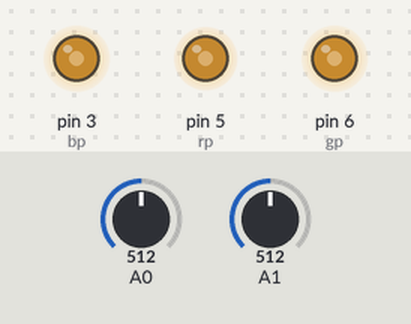
The sketch below on a simulated Arduino Uno, built with avr-gcc and run on an emulated ATmega328P. Shown: output pins drawn as LEDs (lit = HIGH). Inputs (shaded band) come from the test bench; at power-on: A1 = 512, A0 = 512. What the sketch prints to the serial monitor is not drawn.

Above: at 1.2 s.
1.3 s: A1 set to 394
At 2.5 s:
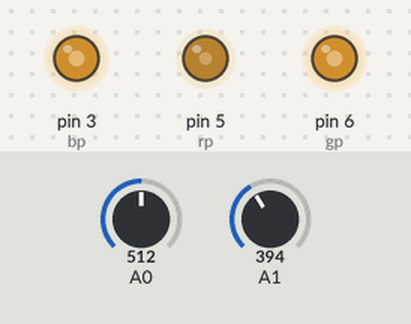
2.8 s: A0 set to 1023
At 3.7 s:
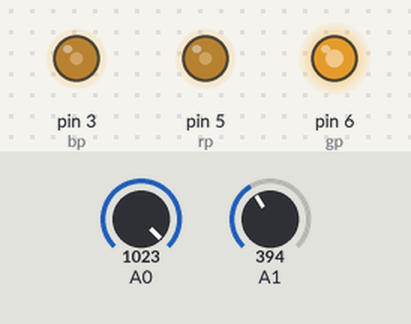
4.3 s: A1 set to 532
At 4.8 s:
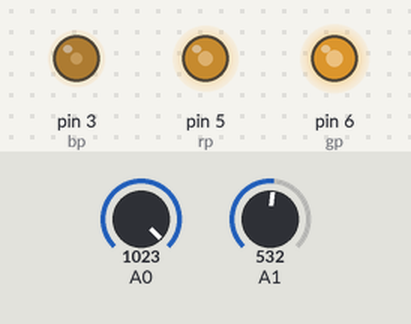
5.8 s: A0 set to 512
At 7.0 s:
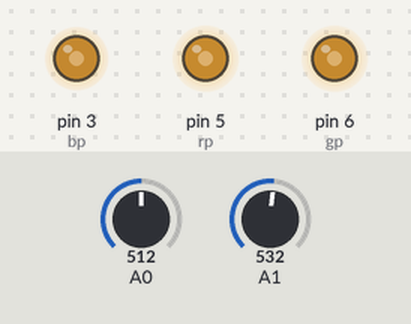
7.3 s: A0 set to 122
At 8.3 s:
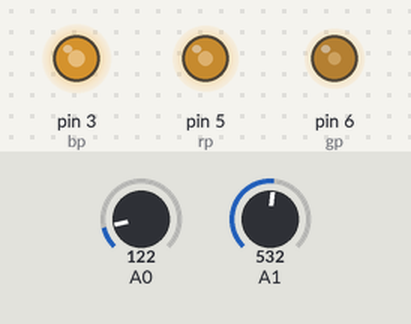
8.8 s: A1 set to 0
At 9.4 s:
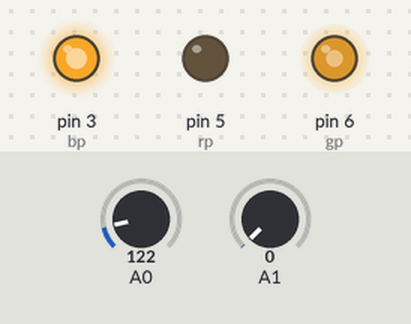
Timing chart, 0 to 11.3 s (numbered marks = the images above; inputs shaded):
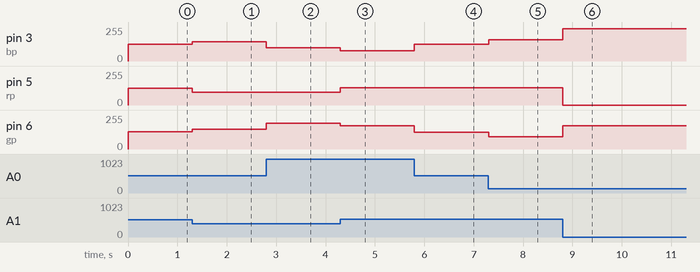

The sketch:

x_y_joystick_RGB_plate_map.ino
```cpp
#define R_MAX 522
#define R_MIN -501
#define G_MAX 394
#define G_MIN -413
#define B_MAX 404
#define B_MIN -402

#define rp 5
#define gp 6
#define bp 3
double sin_30, tan_30, sin_n30, tan_n30;
double x, y , x_start , y_start;
void setup() {
  sin_30 = sin(PI / 6);
  sin_n30 = sin(-1 * PI / 6);
  tan_30 = tan(PI / 6);
  tan_n30 = tan(-1 * PI / 6);

  x_start = analogRead(A0);
  y_start = analogRead(A1);
  Serial.begin(115200);
}

int R_val , G_val , B_val, m;
void loop() {
  x = analogRead(A0) - x_start;
  y = analogRead(A1) - y_start;

  R_val = y;
  G_val = -1 * sin_30 * (y + tan_n30 * x);
  B_val = -1 * sin_30 * (y + tan_30 * x);

  R_val = constrain(R_val, R_MIN, R_MAX);
  G_val = constrain(G_val, G_MIN, G_MAX);
  B_val = constrain(B_val, B_MIN, B_MAX);

  R_val = map(R_val, R_MIN, R_MAX, 0, 255);
  G_val = map(G_val, G_MIN, G_MAX, 0, 255);
  B_val = map(B_val, B_MIN, B_MAX, 0, 255);

  analogWrite(rp, R_val);
  analogWrite(gp, G_val);
  analogWrite(bp, B_val);

  Serial.print(R_val);
  Serial.print(" ");
  Serial.print(G_val);
  Serial.print(" ");
  Serial.println(B_val);

}
```

Measured:
- after the input at 1.3 s, pin 3 (bp): 127/255 → 145/255 at once; pin 5 (rp): 124/255 → 95/255 at once; pin 6 (gp): 130/255 → 149/255 at once
- after the input at 2.8 s, pin 3 (bp): 145/255 → 99/255 at once; pin 6 (gp): 149/255 → 195/255 at once
- after the input at 4.3 s, pin 3 (bp): 99/255 → 77/255 at once; pin 5 (rp): 95/255 → 129/255 at once; pin 6 (gp): 195/255 → 173/255 at once
- after the input at 5.8 s, pin 3 (bp): 77/255 → 124/255 at once; pin 6 (gp): 173/255 → 127/255 at once
- after the input at 7.3 s, pin 3 (bp): 124/255 → 159/255 at once; pin 6 (gp): 127/255 → 91/255 at once
- after the input at 8.8 s, pin 3 (bp): 159/255 → 243/255 at once; pin 5 (rp): 129/255 → 0/255 at once; pin 6 (gp): 91/255 → 175/255 at once
